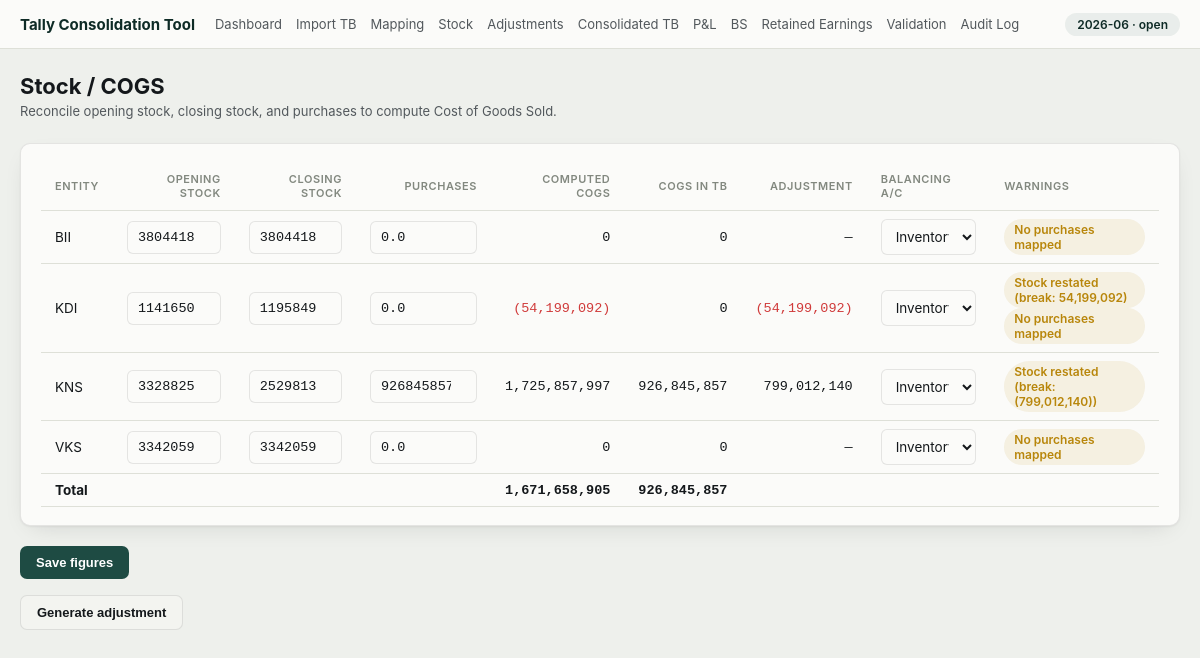
The app's page /periods/2026-06/stock with its own data.
### tables this page shows
CREATE TABLE periods (
    period_id  INTEGER PRIMARY KEY AUTOINCREMENT,
    year       INTEGER NOT NULL,
    month      INTEGER NOT NULL,
    status     TEXT NOT NULL DEFAULT 'open' CHECK (status IN ('open', 'in_review', 'locked')),
    locked_at  TEXT,
    locked_by  TEXT, consolidated_at TEXT, consolidated_through_log_id INTEGER NOT NULL DEFAULT 0,
    UNIQUE (year, month)
);

CREATE TABLE entities (
    entity_id     INTEGER PRIMARY KEY AUTOINCREMENT,
    entity_code   TEXT NOT NULL UNIQUE,
    entity_name   TEXT NOT NULL,
    is_active     INTEGER NOT NULL DEFAULT 1,
    sort_order    INTEGER NOT NULL DEFAULT 0
);

### src/web/routes/stock.py (the view)
@router.get("/periods/{period_str}/stock")
def stock_form(request: Request, period_str: str, conn: sqlite3.Connection = Depends(get_db)):
    period = period_repo.get_by_str(conn, period_str)
    if period is None:
        return RedirectResponse(f"/?flash=No such period&flash_kind=error", status_code=303)
    stock_rows = stock_engine.refresh(conn, period["period_id"])
    rows = []
    total_computed_cogs = 0.0
    total_tb_cogs = 0.0
    for row in stock_rows:
        rows.append({
            "entity_code": row.entity_code,
            "entity_id": row.entity_id,
            "opening_auto": row.opening_auto,
            "opening": row.opening,
            "opening_override": row.opening_override,
            "closing_auto": row.closing_auto,
            "closing": row.closing,
            "closing_override": row.closing_override,
            "purchases_auto": row.purchases_auto,
            "purchases": row.purchases,
            "purchases_override": row.purchases_override,
            "computed_cogs": row.computed_cogs,
            "tb_cogs": row.tb_cogs,
            "delta": row.delta,
            "balancing_account": row.balancing_account,
            "purchase_ledger_count": row.purchase_ledger_count,
            "tb_opening_inventory": row.tb_opening_inventory,
            "opening_break": row.opening_break,
        })
        if row.computed_cogs is not None:
            total_computed_cogs += row.computed_cogs
        total_tb_cogs += row.tb_cogs
    return templates.TemplateResponse(request, "stock.html", {
        "request": request,
        "period_str": period_str,
        "period_locked": period["status"] == "locked",
        "rows": rows,
        "total_computed_cogs": total_computed_cogs,
        "total_tb_cogs": total_tb_cogs,
    })

### src/web/templates/stock.html (shortened to what this page needs)
{% extends "base.html" %}
{% block content %}
<h1>Stock / COGS</h1>
<p class="subtitle">Reconcile opening stock, closing stock, and purchases to compute Cost of Goods Sold.</p>
{% if not rows %}
  <p class="empty">No entities found — import TBs for {{ period_str }} first.</p>
{% else %}
<form method="post" action="/periods/{{ period_str }}/stock">
  <div class="card">
    <div class="table-wrap">
    <table>
      <thead>
        <tr>
          <th>Entity</th>
          <th class="num-col">Opening Stock</th>
          <th class="num-col">Closing Stock</th>
          <th class="num-col">Purchases</th>
          <th class="num-col">Computed COGS</th>
          <th class="num-col">COGS in TB</th>
          <th class="num-col">Adjustment</th>
          <th>Balancing A/c</th>
          <th>Warnings</th>
        </tr>
      </thead>
      <tbody>
        {% for row in rows %}
        <tr>
          <td>{{ row.entity_code }}</td>
          <td class="num">
            {% if row.opening_override is not none %}
            <input type="number" step="0.01" name="opening" value="{{ row.opening if row.opening is not none else '' }}" class="num-input">
            <small class="reset-link"><a href="#">auto: {{ row.opening_auto | idr }} · reset</a></small>
            {% else %}
            <input type="number" step="0.01" name="opening" value="{{ row.opening_auto if row.opening_auto is not none else '' }}" class="num-input">
            {% endif %}
          </td>
          <td class="num">
            {% if row.closing_override is not none %}
            <input type="number" step="0.01" name="closing" value="{{ row.closing if row.closing is not none else '' }}" class="num-input">
            <small class="reset-link"><a href="#">auto: {{ row.closing_auto | idr }} · reset</a></small>
            {% else %}
            <input type="number" step="0.01" name="closing" value="{{ row.closing_auto if row.closing_auto is not none else '' }}" class="num-input">
            {% endif %}
          </td>
          <td class="num">
            {% if row.purchases_override is not none %}
            <input type="number" step="0.01" name="purchases" value="{{ row.purchases if row.purchases is not none else '' }}" class="num-input">
            <small class="reset-link"><a href="#">auto: {{ row.purchases_auto | idr }} · reset</a></small>
            {% else %}
            <input type="number" step="0.01" name="purchases" value="{{ row.purchases_auto if row.purchases_auto is not none else '' }}" class="num-input">
            {% endif %}
          </td>
          <td class="num {{ 'neg' if row.computed_cogs and row.computed_cogs < 0 }}">
            {% if row.computed_cogs is not none %}
            {{ row.computed_cogs | idr }}
            {% else %}
            —
            {% endif %}
          </td>
          <td class="num {{ 'neg' if row.tb_cogs < 0 }}">{{ row.tb_cogs | idr }}</td>
          <td class="num {{ 'neg' if row.delta and row.delta < 0 }}">
            {% if row.delta is not none and row.delta != 0 %}
            {{ row.delta | idr }}
            {% else %}
            —
            {% endif %}
          </td>
          <td>
            <select name="balancing">
              <option value="inventory" {{ 'selected' if row.balancing_account == 'inventory' }}>Inventory</option>
            </select>
          </td>
          <td>
            {% set has_warnings = false %}
            {% if row.opening_break != 0 %}
              {% set has_warnings = true %}
              <span class="badge badge-warn">Stock restated (break: {{ row.opening_break | idr }})</span><br>
            {% endif %}
            {% if row.purchase_ledger_count == 0 %}
              {% set has_warnings = true %}
              <span class="badge badge-warn">No purchases mapped</span><br>
            {% endif %}
          </td>
        </tr>
        {% endfor %}
        <tr class="footer-row">
          <td><strong>Total</strong></td>
          <td colspan="2"></td>
          <td></td>
          <td class="num {{ 'neg' if total_computed_cogs < 0 }}"><strong>{{ total_computed_cogs | idr }}</strong></td>
          <td class="num {{ 'neg' if total_tb_cogs < 0 }}"><strong>{{ total_tb_cogs | idr }}</strong></td>
          <td colspan="3"></td>
        </tr>
      </tbody>
    </table>
    </div>
  </div>
  {% if not period_locked %}
  <button class="btn" type="submit">Save figures</button>
  {% endif %}
</form>
{% if not period_locked %}
<form method="post" action="/periods/{{ period_str }}/stock/generate" style="margin-top: 1em;">
  <button class="btn btn-secondary" type="submit">Generate adjustment</button>
</form>
{% endif %}
{% endif %}
{% endblock %}

### src/web/templates/base.html (shortened to what this page needs)
<!doctype html>
<html lang="en">
<head>
  <link rel="stylesheet" href="/static/style.css">
</head>
<body>
  <header class="topbar">
    <div class="topbar-inner">
      <a class="brand" href="/">Tally Consolidation Tool</a>
      {% if period_str %}
      <nav class="nav">
        <a href="/?period={{ period_str }}">Dashboard</a>
        <a href="/periods/{{ period_str }}/import">Import TB</a>
        <a href="/periods/{{ period_str }}/mapping">Mapping</a>
        <a href="/periods/{{ period_str }}/stock">Stock</a>
        <a href="/periods/{{ period_str }}/adjustments">Adjustments</a>
        <a href="/periods/{{ period_str }}/consolidated">Consolidated TB</a>
        <a href="/periods/{{ period_str }}/pl">P&amp;L</a>
        <a href="/periods/{{ period_str }}/bs">BS</a>
        <a href="/periods/{{ period_str }}/retained-earnings">Retained Earnings</a>
        <a href="/periods/{{ period_str }}/validation">Validation</a>
        <a href="/periods/{{ period_str }}/audit">Audit Log</a>
      </nav>
      <span class="period-badge">{{ period_str }}{% if period_status %} &middot; {{ period_status }}{% endif %}</span>
      {% endif %}
    </div>
  </header>
  <main class="page">
    {% block content %}{% endblock %}
  </main>
</body>
</html>

### src/web/static/style.css (style rules this page uses)
:root { --page: #EEF0EC; --surface: #FBFBF9; --surface-2: #F3F4F0; --ink: #14181B; --ink-2: #52585C; --muted: #82887F; --line: #DEE0D8; --border: rgba(20,24,27,0.10); --accent: #1E4B43; --accent-ink: #0E2B26; --accent-wash: rgba(30,75,67,0.08); --good: #0ca30c; --good-wash: rgba(12,163,12,0.10); --negative: #d03b3b; --negative-wash: rgba(208,59,59,0.08); --warn: #b8860b; --warn-wash: rgba(184,134,11,0.10); --shadow: 0 1px 2px rgba(20,24,27,0.05), 0 8px 24px -12px rgba(20,24,27,0.18); }
* { box-sizing: border-box; }
body { margin: 0; font-family: -apple-system, BlinkMacSystemFont, "Segoe UI", Roboto, sans-serif; background: var(--page); color: var(--ink); }
.num { font-family: ui-monospace, "SF Mono", "Cascadia Code", Consolas, monospace; font-variant-numeric: tabular-nums; }
.neg { color: var(--negative); }
.topbar { background: var(--surface); border-bottom: 1px solid var(--line); }
.topbar-inner { max-width: 1200px; margin: 0 auto; padding: 12px 20px; display: flex; align-items: center; gap: 20px; flex-wrap: wrap; }
.brand { font-weight: 700; color: var(--accent-ink); text-decoration: none; font-size: 15px; }
.nav { display: flex; gap: 14px; flex-wrap: wrap; flex: 1; }
.nav a { color: var(--ink-2); text-decoration: none; font-size: 13px; padding: 4px 0; }
.period-badge { font-size: 12px; color: var(--accent-ink); background: var(--accent-wash); border-radius: 999px; padding: 4px 12px; font-weight: 600; white-space: nowrap; }
.page { max-width: 1200px; margin: 0 auto; padding: 24px 20px 60px; }
h1 { font-size: 22px; margin: 0 0 4px; }
.subtitle { color: var(--ink-2); font-size: 13px; margin: 0 0 24px; }
.card { background: var(--surface); border: 1px solid var(--border); border-radius: 10px; padding: 18px 20px; box-shadow: var(--shadow); margin-bottom: 20px; }
table { width: 100%; border-collapse: collapse; font-size: 13.5px; }
th { text-align: left; font-size: 11px; letter-spacing: 0.05em; text-transform: uppercase; color: var(--muted); font-weight: 600; padding: 10px 14px; border-bottom: 1px solid var(--line); }
th.num-col, td.num { text-align: right; }
td { padding: 8px 14px; border-bottom: 1px solid var(--line); }
.table-wrap { overflow-x: auto; }
.badge { display: inline-flex; align-items: center; gap: 5px; font-size: 12px; font-weight: 600; padding: 3px 10px; border-radius: 999px; }
.badge-warn { background: var(--warn-wash); color: var(--warn); }
.btn { display: inline-block; background: var(--accent); color: #fff; border: none; border-radius: 7px; padding: 9px 16px; font-size: 13px; font-weight: 600; cursor: pointer; text-decoration: none; }
.btn-secondary { background: var(--surface-2); color: var(--ink); border: 1px solid var(--border); }
input[type=text], input[type=number], input[type=file], select, textarea { width: 100%; padding: 8px 10px; border: 1px solid var(--border); border-radius: 6px; font-size: 13.5px; background: var(--surface); color: var(--ink); font-family: inherit; }

### records on screen
periods: status "open"
entities: entity_code "BII"
entities: entity_code "KDI"
entities: entity_code "KNS"
entities: entity_code "VKS"

### other values on screen
{{ period_str }} "2026-06"
{{ row.computed_cogs | idr }} "0" "(54,199,092)" "1,725,857,997" "0"
{{ row.tb_cogs | idr }} "0" "0" "926,845,857" "0"
{{ row.delta | idr }} "(54,199,092)" "799,012,140"
{{ row.opening_break | idr }} "54,199,092" "(799,012,140)"
{{ total_computed_cogs | idr }} "1,671,658,905"
{{ total_tb_cogs | idr }} "926,845,857"
